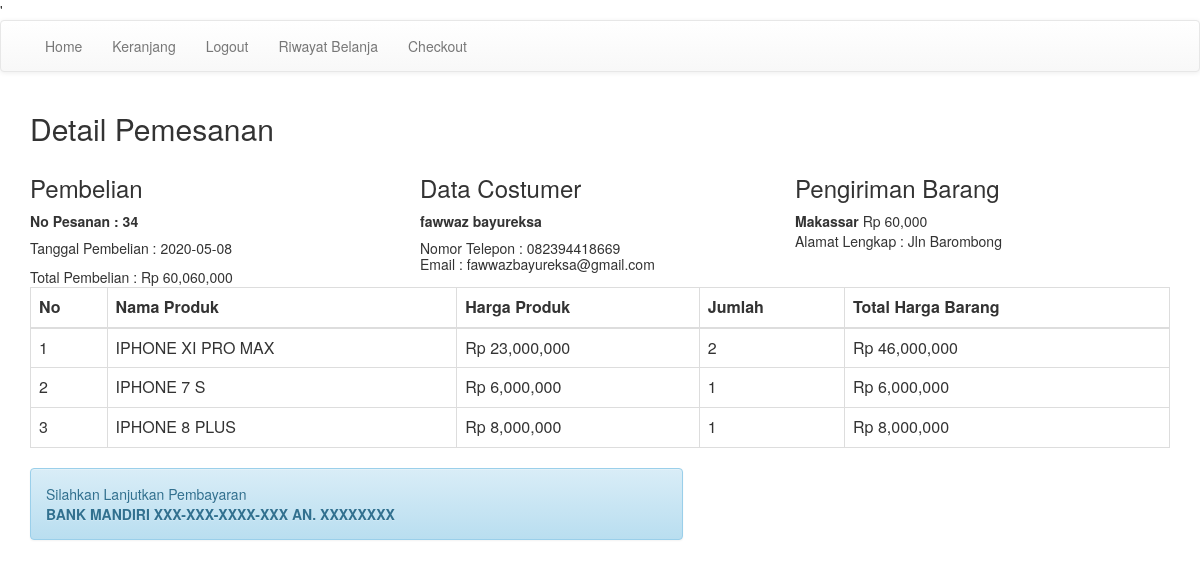
Screenshot of /nota.php?id=34 (signed in) with the database file from the repository.
### tables this page shows
CREATE TABLE `pembelian` (
  `id_pembelian` int(11) NOT NULL,
  `id_pelanggan` int(11) NOT NULL,
  `id_ongkir` int(5) NOT NULL,
  `tanggal_pembelian` date NOT NULL,
  `total_pembelian` int(11) NOT NULL,
  `nama_kota` varchar(50) NOT NULL,
  `tarif` int(11) NOT NULL,
  `alamat_lengkap` text NOT NULL,
  `status_pembelian` varchar(100) NOT NULL DEFAULT 'pending'
);

CREATE TABLE `pelanggan` (
  `id_pelanggan` int(11) NOT NULL,
  `email` varchar(50) NOT NULL,
  `password_pelanggan` varchar(25) NOT NULL,
  `nama_pelanggan` varchar(25) NOT NULL,
  `telepon_pelanggan` varchar(15) NOT NULL,
  `alamat_pelanggan` text NOT NULL
);

CREATE TABLE `pembelian_produk` (
  `id_pembelian_produk` int(11) NOT NULL,
  `id_pembelian` int(11) NOT NULL,
  `id_produk` int(11) NOT NULL,
  `jumlah` int(11) NOT NULL,
  `nama` varchar(50) NOT NULL,
  `harga` int(11) NOT NULL,
  `subharga` int(11) NOT NULL
);

### nota.php (the view, shortened to what this page needs)
<?php
include 'database.php';
?>
<!DOCTYPE html>
<html xmlns="http://www.w3.org/1999/xhtml">
<head>
    <link href="bs-binary-admin/assets/css/bootstrap.css" rel="stylesheet" />
</head>
<body>
    <?php include 'navbar.php'; ?>
    <div class="container">
        <h2> Detail Pemesanan</h2>
        <?php
        $query = mysqli_query($db, "SELECT*FROM pembelian JOIN pelanggan
    ON pembelian.id_pelanggan=pelanggan.id_pelanggan
    WHERE pembelian.id_pembelian='$_GET[id]'");
        $data = $query->fetch_assoc();
        ?>
        <div class="row">
            <div class="col-md-4">
                <h3>Pembelian </h3>
                <strong>No Pesanan : <?php echo $data['id_pembelian']; ?> </strong>
                <h5>
                    Tanggal Pembelian : <?php echo $data['tanggal_pembelian']; ?> <br>
                </h5>
                Total Pembelian : Rp <?php echo number_format($data['total_pembelian']); ?>
            </div>
            <div class="col-md-4">
                <h3>Data Costumer</h3>
                <strong><?php echo $data['nama_pelanggan'] ?></strong></br>
                <h5>
                    Nomor Telepon : <?php echo $data['telepon_pelanggan']; ?> <br>
                    Email : <?php echo $data['email']; ?> <br>
                </h5>
            </div>
            <div class="col-md-4"></div>
            <h3>Pengiriman Barang</h3>
            <strong><?php echo $data['nama_kota'] ?></strong>
            Rp <?php echo number_format($data['tarif']); ?> </br>
            Alamat Lengkap : <?php echo $data['alamat_lengkap']; ?>
        </div>
        <table class="table table-bordered">
            <thead>
                <tr>
                    <th>No</th>
                    <th>Nama Produk</th>
                    <th>Harga Produk</th>
                    <th>Jumlah </th>
                    <th>Total Harga Barang </th>
                </tr>
            </thead>
            <tbody>
                <?php $no = 1;
                $query = mysqli_query($db, "SELECT*FROM pembelian_produk where id_pembelian='$_GET[id]'"); ?>
                <?php while ($data = $query->fetch_assoc()) { ?>
                    <tr>
                        <td><?php echo $no; ?></td>
                        <td><?php echo $data['nama']; ?></td>
                        <td>Rp <?php echo number_format($data['harga']); ?></td>
                        <td><?php echo $data['jumlah']; ?></td>
                        <td>Rp <?php echo number_format($data['subharga']); ?></td>
                    </tr>
                <?php $no++;
                } ?>
            </tbody>
        </table>
        <div class="row">
            <div class="col-md-7">
                <div class="alert alert-info">
                    <p>
                        Silahkan Lanjutkan Pembayaran <br>
                        <strong>BANK MANDIRI XXX-XXX-XXXX-XXX AN. XXXXXXXX</strong>
                    </p>
                </div>
            </div>
        </div>
    </div>
</body>
</html>

### rows the page displays
pembelian: id_pembelian "34", tanggal_pembelian "2020-05-08", total_pembelian "60,060,000", id_pelanggan.nama_pelanggan "fawwaz bayureksa", id_pelanggan.telepon_pelanggan "082394418669", id_pelanggan.email "fawwazbayureksa@gmail.com", nama_kota "Makassar", tarif "60,000", alamat_lengkap "Jln Barombong"
pembelian_produk: nama "IPHONE XI PRO MAX", harga "23,000,000", jumlah "2", subharga "46,000,000"
pembelian_produk: nama "IPHONE 7 S", harga "6,000,000", jumlah "1", subharga "6,000,000"
pembelian_produk: nama "IPHONE 8 PLUS", harga "8,000,000", jumlah "1", subharga "8,000,000"
